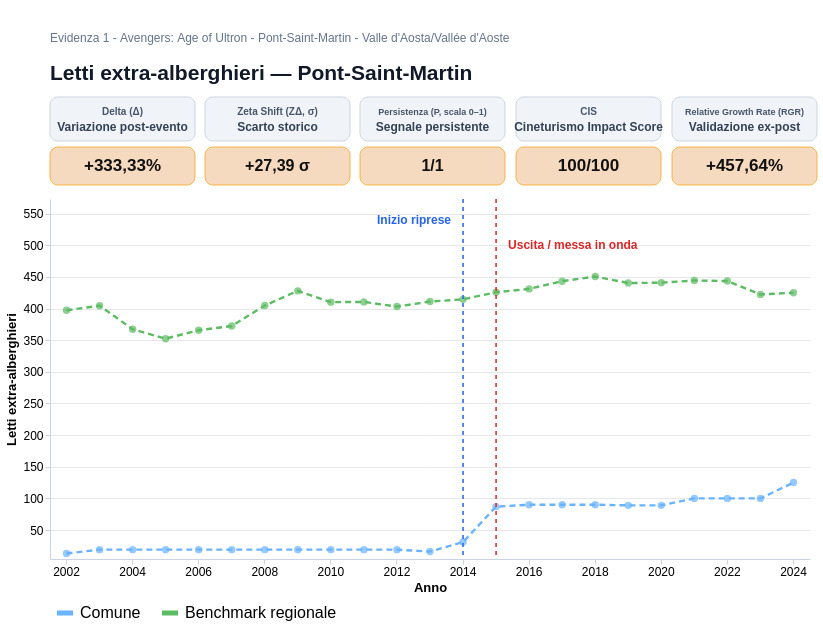

Vega-Lite specification stored for this chart:
### Vega-Lite specification from a JSON file in a GitHub repository (floating-point values rounded to 4 significant figures)
{"$schema": "https://vega.github.io/schema/vega-lite/v5.json", "background": "white", "spacing": 12, "vconcat": [{"width": 760, "height": 58, "layer": [{"data": {"values": [{"x": 0, "y": 0, "text": "Letti extra-alberghieri — Pont-Saint-Martin"}]}, "mark": {"type": "text", "align": "left", "baseline": "top", "limit": 735, "fontSize": 21, "fontWeight": "bold", "color": "#111827"}, "encoding": {"x": {"field": "x", "type": "quantitative", "axis": null, "scale": {"domain": [0, 760]}}, "y": {"field": "y", "type": "quantitative", "axis": null, "scale": {"domain": [0, 58]}}, "text": {"field": "text"}}}, {"data": {"values": [{"x": 0, "y": 30, "text": "Evidenza 1 - Avengers: Age of Ultron - Pont-Saint-Martin - Valle d'Aosta/Vallée d'Aoste"}]}, "mark": {"type": "text", "align": "left", "baseline": "top", "limit": 740, "fontSize": 12, "color": "#64748B"}, "encoding": {"x": {"field": "x", "type": "quantitative", "axis": null, "scale": {"domain": [0, 760]}}, "y": {"field": "y", "type": "quantitative", "axis": null, "scale": {"domain": [0, 58]}}, "text": {"field": "text"}}}]}, {"hconcat": [{"vconcat": [{"width": 145, "height": 44, "layer": [{"data": {"values": [{"tip": "Delta (Δ): variazione percentuale tra il valore comunale immediatamente precedente allo shock (T−1=2013) e la media osservata nel triennio di impatto T0→T+2 (2014→2016). Formula: (media post − T−1)/|T−1|."}]}, "mark": {"type": "rect", "cornerRadius": 8, "fill": "#F0F4F8", "stroke": "#CBD5E1", "strokeWidth": 1}, "encoding": {"x": {"value": 0}, "x2": {"value": 145}, "y": {"value": 0}, "y2": {"value": 44}, "tooltip": [{"field": "tip", "type": "nominal", "title": "Delta (Δ)"}]}}, {"data": {"values": [{"x": 72.5, "y": 14, "text": "Variazione post-evento"}]}, "mark": {"type": "text", "align": "center", "baseline": "middle", "fontSize": 12, "fontWeight": "bold", "color": "#334155"}, "encoding": {"x": {"field": "x", "type": "quantitative", "axis": null, "scale": {"domain": [0, 145]}}, "y": {"field": "y", "type": "quantitative", "axis": null, "scale": {"domain": [0, 44]}}, "text": {"field": "text"}}}, {"data": {"values": [{"x": 72.5, "y": 29, "text": "Delta (Δ)"}]}, "mark": {"type": "text", "align": "center", "baseline": "middle", "fontSize": 10, "fontWeight": "bold", "color": "#475569"}, "encoding": {"x": {"field": "x", "type": "quantitative", "axis": null, "scale": {"domain": [0, 145]}}, "y": {"field": "y", "type": "quantitative", "axis": null, "scale": {"domain": [0, 44]}}, "text": {"field": "text"}}}]}, {"width": 145, "height": 38, "layer": [{"data": {"values": [{"tip": "Delta (Δ): variazione percentuale tra il valore comunale immediatamente precedente allo shock (T−1=2013) e la media osservata nel triennio di impatto T0→T+2 (2014→2016). Formula: (media post − T−1)/|T−1|."}]}, "mark": {"type": "rect", "cornerRadius": 8, "fill": "#F6D6B8", "stroke": "#F59E0B", "strokeWidth": 0.8, "opacity": 0.9}, "encoding": {"x": {"value": 0}, "x2": {"value": 145}, "y": {"value": 0}, "y2": {"value": 38}, "tooltip": [{"field": "tip", "type": "nominal", "title": "Delta (Δ)"}]}}, {"data": {"values": [{"x": 72.5, "y": 19, "text": "+333,33%"}]}, "mark": {"type": "text", "align": "center", "baseline": "middle", "fontSize": 17, "fontWeight": "bold", "color": "#111111"}, "encoding": {"x": {"field": "x", "type": "quantitative", "axis": null, "scale": {"domain": [0, 145]}}, "y": {"field": "y", "type": "quantitative", "axis": null, "scale": {"domain": [0, 38]}}, "text": {"field": "text"}}}]}], "spacing": 4}, {"vconcat": [{"width": 145, "height": 44, "layer": [{"data": {"values": [{"tip": "Zeta Shift (ZΔ): Z-Score dello scostamento tra la media di impatto T0→T+2 e la baseline storica 2002→2013 (n=12). È espresso in σ e misura l'eccezionalità statistica dello shock locale rispetto alla variabilità pre-evento."}]}, "mark": {"type": "rect", "cornerRadius": 8, "fill": "#F0F4F8", "stroke": "#CBD5E1", "strokeWidth": 1}, "encoding": {"x": {"value": 0}, "x2": {"value": 145}, "y": {"value": 0}, "y2": {"value": 44}, "tooltip": [{"field": "tip", "type": "nominal", "title": "Zeta Shift (ZΔ)"}]}}, {"data": {"values": [{"x": 72.5, "y": 14, "text": "Scarto storico"}]}, "mark": {"type": "text", "align": "center", "baseline": "middle", "fontSize": 12, "fontWeight": "bold", "color": "#334155"}, "encoding": {"x": {"field": "x", "type": "quantitative", "axis": null, "scale": {"domain": [0, 145]}}, "y": {"field": "y", "type": "quantitative", "axis": null, "scale": {"domain": [0, 44]}}, "text": {"field": "text"}}}, {"data": {"values": [{"x": 72.5, "y": 29, "text": "Zeta Shift (ZΔ, σ)"}]}, "mark": {"type": "text", "align": "center", "baseline": "middle", "fontSize": 10, "fontWeight": "bold", "color": "#475569"}, "encoding": {"x": {"field": "x", "type": "quantitative", "axis": null, "scale": {"domain": [0, 145]}}, "y": {"field": "y", "type": "quantitative", "axis": null, "scale": {"domain": [0, 44]}}, "text": {"field": "text"}}}]}, {"width": 145, "height": 38, "layer": [{"data": {"values": [{"tip": "Zeta Shift (ZΔ): Z-Score dello scostamento tra la media di impatto T0→T+2 e la baseline storica 2002→2013 (n=12). È espresso in σ e misura l'eccezionalità statistica dello shock locale rispetto alla variabilità pre-evento."}]}, "mark": {"type": "rect", "cornerRadius": 8, "fill": "#F6D6B8", "stroke": "#F59E0B", "strokeWidth": 0.8, "opacity": 0.9}, "encoding": {"x": {"value": 0}, "x2": {"value": 145}, "y": {"value": 0}, "y2": {"value": 38}, "tooltip": [{"field": "tip", "type": "nominal", "title": "Zeta Shift (ZΔ)"}]}}, {"data": {"values": [{"x": 72.5, "y": 19, "text": "+27,39 σ"}]}, "mark": {"type": "text", "align": "center", "baseline": "middle", "fontSize": 16, "fontWeight": "bold", "color": "#111111"}, "encoding": {"x": {"field": "x", "type": "quantitative", "axis": null, "scale": {"domain": [0, 145]}}, "y": {"field": "y", "type": "quantitative", "axis": null, "scale": {"domain": [0, 38]}}, "text": {"field": "text"}}}]}], "spacing": 4}, {"vconcat": [{"width": 145, "height": 44, "layer": [{"data": {"values": [{"tip": "Persistenza (P): quota dei tre anni T0→T+2 in cui il valore comunale resta superiore alla media della baseline storica T_min→T−1. Scala 0–1: 1 indica tenuta positiva in tutti e tre gli anni."}]}, "mark": {"type": "rect", "cornerRadius": 8, "fill": "#F0F4F8", "stroke": "#CBD5E1", "strokeWidth": 1}, "encoding": {"x": {"value": 0}, "x2": {"value": 145}, "y": {"value": 0}, "y2": {"value": 44}, "tooltip": [{"field": "tip", "type": "nominal", "title": "Persistenza (P)"}]}}, {"data": {"values": [{"x": 72.5, "y": 14, "text": "Segnale persistente"}]}, "mark": {"type": "text", "align": "center", "baseline": "middle", "fontSize": 12, "fontWeight": "bold", "color": "#334155"}, "encoding": {"x": {"field": "x", "type": "quantitative", "axis": null, "scale": {"domain": [0, 145]}}, "y": {"field": "y", "type": "quantitative", "axis": null, "scale": {"domain": [0, 44]}}, "text": {"field": "text"}}}, {"data": {"values": [{"x": 72.5, "y": 29, "text": "Persistenza (P, scala 0–1)"}]}, "mark": {"type": "text", "align": "center", "baseline": "middle", "fontSize": 9, "fontWeight": "bold", "color": "#475569"}, "encoding": {"x": {"field": "x", "type": "quantitative", "axis": null, "scale": {"domain": [0, 145]}}, "y": {"field": "y", "type": "quantitative", "axis": null, "scale": {"domain": [0, 44]}}, "text": {"field": "text"}}}]}, {"width": 145, "height": 38, "layer": [{"data": {"values": [{"tip": "Persistenza (P): quota dei tre anni T0→T+2 in cui il valore comunale resta superiore alla media della baseline storica T_min→T−1. Scala 0–1: 1 indica tenuta positiva in tutti e tre gli anni."}]}, "mark": {"type": "rect", "cornerRadius": 8, "fill": "#F6D6B8", "stroke": "#F59E0B", "strokeWidth": 0.8, "opacity": 0.9}, "encoding": {"x": {"value": 0}, "x2": {"value": 145}, "y": {"value": 0}, "y2": {"value": 38}, "tooltip": [{"field": "tip", "type": "nominal", "title": "Persistenza (P)"}]}}, {"data": {"values": [{"x": 72.5, "y": 19, "text": "1/1"}]}, "mark": {"type": "text", "align": "center", "baseline": "middle", "fontSize": 16, "fontWeight": "bold", "color": "#111111"}, "encoding": {"x": {"field": "x", "type": "quantitative", "axis": null, "scale": {"domain": [0, 145]}}, "y": {"field": "y", "type": "quantitative", "axis": null, "scale": {"domain": [0, 38]}}, "text": {"field": "text"}}}]}], "spacing": 4}, {"vconcat": [{"width": 145, "height": 44, "layer": [{"data": {"values": [{"tip": "CIS: indice composito endogeno su scala 0–100. Combina le componenti normalizzate di Delta, Zeta Shift e Persistenza con pesi standard pari al 45%, 35% e 20%. Il cap teorico è 100/100."}]}, "mark": {"type": "rect", "cornerRadius": 8, "fill": "#F0F4F8", "stroke": "#CBD5E1", "strokeWidth": 1}, "encoding": {"x": {"value": 0}, "x2": {"value": 145}, "y": {"value": 0}, "y2": {"value": 44}, "tooltip": [{"field": "tip", "type": "nominal", "title": "CIS"}]}}, {"data": {"values": [{"x": 72.5, "y": 14, "text": "Cineturismo Impact Score"}]}, "mark": {"type": "text", "align": "center", "baseline": "middle", "fontSize": 12, "fontWeight": "bold", "color": "#334155"}, "encoding": {"x": {"field": "x", "type": "quantitative", "axis": null, "scale": {"domain": [0, 145]}}, "y": {"field": "y", "type": "quantitative", "axis": null, "scale": {"domain": [0, 44]}}, "text": {"field": "text"}}}, {"data": {"values": [{"x": 72.5, "y": 29, "text": "CIS"}]}, "mark": {"type": "text", "align": "center", "baseline": "middle", "fontSize": 10, "fontWeight": "bold", "color": "#475569"}, "encoding": {"x": {"field": "x", "type": "quantitative", "axis": null, "scale": {"domain": [0, 145]}}, "y": {"field": "y", "type": "quantitative", "axis": null, "scale": {"domain": [0, 44]}}, "text": {"field": "text"}}}]}, {"width": 145, "height": 38, "layer": [{"data": {"values": [{"tip": "CIS: indice composito endogeno su scala 0–100. Combina le componenti normalizzate di Delta, Zeta Shift e Persistenza con pesi standard pari al 45%, 35% e 20%. Il cap teorico è 100/100."}]}, "mark": {"type": "rect", "cornerRadius": 8, "fill": "#F6D6B8", "stroke": "#F59E0B", "strokeWidth": 0.8, "opacity": 0.9}, "encoding": {"x": {"value": 0}, "x2": {"value": 145}, "y": {"value": 0}, "y2": {"value": 38}, "tooltip": [{"field": "tip", "type": "nominal", "title": "CIS"}]}}, {"data": {"values": [{"x": 72.5, "y": 19, "text": "100/100"}]}, "mark": {"type": "text", "align": "center", "baseline": "middle", "fontSize": 17, "fontWeight": "bold", "color": "#111111"}, "encoding": {"x": {"field": "x", "type": "quantitative", "axis": null, "scale": {"domain": [0, 145]}}, "y": {"field": "y", "type": "quantitative", "axis": null, "scale": {"domain": [0, 38]}}, "text": {"field": "text"}}}]}], "spacing": 4}, {"vconcat": [{"width": 145, "height": 44, "layer": [{"data": {"values": [{"tip": "Relative Growth Rate (RGR): KPI esogeno di validazione. Confronta la crescita del Comune con quella del benchmark regionale nella finestra standard T−1→T+2 (2013→2016), isolando il segnale locale dai macro-trend territoriali."}]}, "mark": {"type": "rect", "cornerRadius": 8, "fill": "#F0F4F8", "stroke": "#CBD5E1", "strokeWidth": 1}, "encoding": {"x": {"value": 0}, "x2": {"value": 145}, "y": {"value": 0}, "y2": {"value": 44}, "tooltip": [{"field": "tip", "type": "nominal", "title": "Relative Growth Rate (RGR)"}]}}, {"data": {"values": [{"x": 72.5, "y": 14, "text": "Validazione ex-post"}]}, "mark": {"type": "text", "align": "center", "baseline": "middle", "fontSize": 12, "fontWeight": "bold", "color": "#334155"}, "encoding": {"x": {"field": "x", "type": "quantitative", "axis": null, "scale": {"domain": [0, 145]}}, "y": {"field": "y", "type": "quantitative", "axis": null, "scale": {"domain": [0, 44]}}, "text": {"field": "text"}}}, {"data": {"values": [{"x": 72.5, "y": 29, "text": "Relative Growth Rate (RGR)"}]}, "mark": {"type": "text", "align": "center", "baseline": "middle", "fontSize": 9, "fontWeight": "bold", "color": "#475569"}, "encoding": {"x": {"field": "x", "type": "quantitative", "axis": null, "scale": {"domain": [0, 145]}}, "y": {"field": "y", "type": "quantitative", "axis": null, "scale": {"domain": [0, 44]}}, "text": {"field": "text"}}}]}, {"width": 145, "height": 38, "layer": [{"data": {"values": [{"tip": "Relative Growth Rate (RGR): KPI esogeno di validazione. Confronta la crescita del Comune con quella del benchmark regionale nella finestra standard T−1→T+2 (2013→2016), isolando il segnale locale dai macro-trend territoriali."}]}, "mark": {"type": "rect", "cornerRadius": 8, "fill": "#F6D6B8", "stroke": "#F59E0B", "strokeWidth": 0.8, "opacity": 0.9}, "encoding": {"x": {"value": 0}, "x2": {"value": 145}, "y": {"value": 0}, "y2": {"value": 38}, "tooltip": [{"field": "tip", "type": "nominal", "title": "Relative Growth Rate (RGR)"}]}}, {"data": {"values": [{"x": 72.5, "y": 19, "text": "+457,64%"}]}, "mark": {"type": "text", "align": "center", "baseline": "middle", "fontSize": 17, "fontWeight": "bold", "color": "#111111"}, "encoding": {"x": {"field": "x", "type": "quantitative", "axis": null, "scale": {"domain": [0, 145]}}, "y": {"field": "y", "type": "quantitative", "axis": null, "scale": {"domain": [0, 38]}}, "text": {"field": "text"}}}]}], "spacing": 4}], "spacing": 8}, {"width": 760, "height": 360, "layer": [{"data": {"values": [{"Anno": 2002, "Serie": "Comune", "Valore": 13, "Interpolato": "NO"}, {"Anno": 2002, "Serie": "Benchmark regionale", "Valore": 397.2, "Interpolato": "NO"}, {"Anno": 2003, "Serie": "Comune", "Valore": 19, "Interpolato": "NO"}, {"Anno": 2003, "Serie": "Benchmark regionale", "Valore": 404.5, "Interpolato": "NO"}, {"Anno": 2004, "Serie": "Comune", "Valore": 19, "Interpolato": "NO"}, {"Anno": 2004, "Serie": "Benchmark regionale", "Valore": 367.3, "Interpolato": "NO"}, {"Anno": 2005, "Serie": "Comune", "Valore": 19, "Interpolato": "NO"}, {"Anno": 2005, "Serie": "Benchmark regionale", "Valore": 352.4, "Interpolato": "NO"}, {"Anno": 2006, "Serie": "Comune", "Valore": 19, "Interpolato": "NO"}, {"Anno": 2006, "Serie": "Benchmark regionale", "Valore": 365.7, "Interpolato": "NO"}, {"Anno": 2007, "Serie": "Comune", "Valore": 19, "Interpolato": "NO"}, {"Anno": 2007, "Serie": "Benchmark regionale", "Valore": 372.4, "Interpolato": "NO"}, {"Anno": 2008, "Serie": "Comune", "Valore": 19, "Interpolato": "NO"}, {"Anno": 2008, "Serie": "Benchmark regionale", "Valore": 404.8, "Interpolato": "NO"}, {"Anno": 2009, "Serie": "Comune", "Valore": 19, "Interpolato": "NO"}, {"Anno": 2009, "Serie": "Benchmark regionale", "Valore": 427.9, "Interpolato": "NO"}, {"Anno": 2010, "Serie": "Comune", "Valore": 19, "Interpolato": "NO"}, {"Anno": 2010, "Serie": "Benchmark regionale", "Valore": 410.0, "Interpolato": "NO"}, {"Anno": 2011, "Serie": "Comune", "Valore": 19, "Interpolato": "NO"}, {"Anno": 2011, "Serie": "Benchmark regionale", "Valore": 410.4, "Interpolato": "NO"}, {"Anno": 2012, "Serie": "Comune", "Valore": 19, "Interpolato": "NO"}, {"Anno": 2012, "Serie": "Benchmark regionale", "Valore": 403.1, "Interpolato": "NO"}, {"Anno": 2013, "Serie": "Comune", "Valore": 16, "Interpolato": "NO"}, {"Anno": 2013, "Serie": "Benchmark regionale", "Valore": 411.0, "Interpolato": "NO"}, {"Anno": 2014, "Serie": "Comune", "Valore": 31, "Interpolato": "NO"}, {"Anno": 2014, "Serie": "Benchmark regionale", "Valore": 414.5, "Interpolato": "NO"}, {"Anno": 2015, "Serie": "Comune", "Valore": 87, "Interpolato": "NO"}, {"Anno": 2015, "Serie": "Benchmark regionale", "Valore": 425.7, "Interpolato": "NO"}, {"Anno": 2016, "Serie": "Comune", "Valore": 90, "Interpolato": "NO"}, {"Anno": 2016, "Serie": "Benchmark regionale", "Valore": 431, "Interpolato": "NO"}, {"Anno": 2017, "Serie": "Comune", "Valore": 90, "Interpolato": "NO"}, {"Anno": 2017, "Serie": "Benchmark regionale", "Valore": 443.2, "Interpolato": "NO"}, {"Anno": 2018, "Serie": "Comune", "Valore": 90, "Interpolato": "NO"}, {"Anno": 2018, "Serie": "Benchmark regionale", "Valore": 450.5, "Interpolato": "NO"}, {"Anno": 2019, "Serie": "Comune", "Valore": 89, "Interpolato": "NO"}, {"Anno": 2019, "Serie": "Benchmark regionale", "Valore": 440.2, "Interpolato": "NO"}, {"Anno": 2020, "Serie": "Comune", "Valore": 89, "Interpolato": "NO"}, {"Anno": 2020, "Serie": "Benchmark regionale", "Valore": 440.8, "Interpolato": "NO"}, {"Anno": 2021, "Serie": "Comune", "Valore": 100, "Interpolato": "NO"}, {"Anno": 2021, "Serie": "Benchmark regionale", "Valore": 444.1, "Interpolato": "NO"}, {"Anno": 2022, "Serie": "Comune", "Valore": 100, "Interpolato": "NO"}, {"Anno": 2022, "Serie": "Benchmark regionale", "Valore": 443.4, "Interpolato": "NO"}, {"Anno": 2023, "Serie": "Comune", "Valore": 100, "Interpolato": "NO"}, {"Anno": 2023, "Serie": "Benchmark regionale", "Valore": 422.1, "Interpolato": "NO"}, {"Anno": 2024, "Serie": "Comune", "Valore": 125, "Interpolato": "NO"}, {"Anno": 2024, "Serie": "Benchmark regionale", "Valore": 425.0, "Interpolato": "NO"}]}, "mark": {"type": "line", "strokeWidth": 2.4, "strokeDash": [6, 4]}, "encoding": {"x": {"field": "Anno", "type": "ordinal", "sort": [2002, 2003, 2004, 2005, 2006, 2007, 2008, 2009, 2010, 2011, 2012, 2013, 2014, 2015, 2016, 2017, 2018, 2019, 2020, 2021, 2022, 2023, 2024], "axis": {"title": "Anno", "values": [2002, 2004, 2006, 2008, 2010, 2012, 2014, 2016, 2018, 2020, 2022, 2024], "labelAngle": 0, "labelFontSize": 12, "titleFontSize": 13}}, "y": {"field": "Valore", "type": "quantitative", "scale": {"domain": [4.25, 573.0]}, "axis": {"title": "Letti extra-alberghieri", "labelFontSize": 12, "titleFontSize": 13, "format": ",.0f"}}, "color": {"field": "Serie", "type": "nominal", "scale": {"domain": ["Comune", "Benchmark regionale"], "range": ["#69B3FF", "#5DBB63"]}, "legend": {"orient": "bottom", "title": null, "labelFontSize": 16, "symbolSize": 260, "direction": "horizontal", "columns": 2, "symbolStrokeWidth": 5, "offset": 4, "padding": 4, "labelLimit": 320}}, "detail": {"field": "Serie"}}}, {"data": {"values": [{"Anno": 2002, "Serie": "Comune", "Valore": 13, "Interpolato": "NO"}, {"Anno": 2002, "Serie": "Benchmark regionale", "Valore": 397.2, "Interpolato": "NO"}, {"Anno": 2003, "Serie": "Comune", "Valore": 19, "Interpolato": "NO"}, {"Anno": 2003, "Serie": "Benchmark regionale", "Valore": 404.5, "Interpolato": "NO"}, {"Anno": 2004, "Serie": "Comune", "Valore": 19, "Interpolato": "NO"}, {"Anno": 2004, "Serie": "Benchmark regionale", "Valore": 367.3, "Interpolato": "NO"}, {"Anno": 2005, "Serie": "Comune", "Valore": 19, "Interpolato": "NO"}, {"Anno": 2005, "Serie": "Benchmark regionale", "Valore": 352.4, "Interpolato": "NO"}, {"Anno": 2006, "Serie": "Comune", "Valore": 19, "Interpolato": "NO"}, {"Anno": 2006, "Serie": "Benchmark regionale", "Valore": 365.7, "Interpolato": "NO"}, {"Anno": 2007, "Serie": "Comune", "Valore": 19, "Interpolato": "NO"}, {"Anno": 2007, "Serie": "Benchmark regionale", "Valore": 372.4, "Interpolato": "NO"}, {"Anno": 2008, "Serie": "Comune", "Valore": 19, "Interpolato": "NO"}, {"Anno": 2008, "Serie": "Benchmark regionale", "Valore": 404.8, "Interpolato": "NO"}, {"Anno": 2009, "Serie": "Comune", "Valore": 19, "Interpolato": "NO"}, {"Anno": 2009, "Serie": "Benchmark regionale", "Valore": 427.9, "Interpolato": "NO"}, {"Anno": 2010, "Serie": "Comune", "Valore": 19, "Interpolato": "NO"}, {"Anno": 2010, "Serie": "Benchmark regionale", "Valore": 410.0, "Interpolato": "NO"}, {"Anno": 2011, "Serie": "Comune", "Valore": 19, "Interpolato": "NO"}, {"Anno": 2011, "Serie": "Benchmark regionale", "Valore": 410.4, "Interpolato": "NO"}, {"Anno": 2012, "Serie": "Comune", "Valore": 19, "Interpolato": "NO"}, {"Anno": 2012, "Serie": "Benchmark regionale", "Valore": 403.1, "Interpolato": "NO"}, {"Anno": 2013, "Serie": "Comune", "Valore": 16, "Interpolato": "NO"}, {"Anno": 2013, "Serie": "Benchmark regionale", "Valore": 411.0, "Interpolato": "NO"}, {"Anno": 2014, "Serie": "Comune", "Valore": 31, "Interpolato": "NO"}, {"Anno": 2014, "Serie": "Benchmark regionale", "Valore": 414.5, "Interpolato": "NO"}, {"Anno": 2015, "Serie": "Comune", "Valore": 87, "Interpolato": "NO"}, {"Anno": 2015, "Serie": "Benchmark regionale", "Valore": 425.7, "Interpolato": "NO"}, {"Anno": 2016, "Serie": "Comune", "Valore": 90, "Interpolato": "NO"}, {"Anno": 2016, "Serie": "Benchmark regionale", "Valore": 431, "Interpolato": "NO"}, {"Anno": 2017, "Serie": "Comune", "Valore": 90, "Interpolato": "NO"}, {"Anno": 2017, "Serie": "Benchmark regionale", "Valore": 443.2, "Interpolato": "NO"}, {"Anno": 2018, "Serie": "Comune", "Valore": 90, "Interpolato": "NO"}, {"Anno": 2018, "Serie": "Benchmark regionale", "Valore": 450.5, "Interpolato": "NO"}, {"Anno": 2019, "Serie": "Comune", "Valore": 89, "Interpolato": "NO"}, {"Anno": 2019, "Serie": "Benchmark regionale", "Valore": 440.2, "Interpolato": "NO"}, {"Anno": 2020, "Serie": "Comune", "Valore": 89, "Interpolato": "NO"}, {"Anno": 2020, "Serie": "Benchmark regionale", "Valore": 440.8, "Interpolato": "NO"}, {"Anno": 2021, "Serie": "Comune", "Valore": 100, "Interpolato": "NO"}, {"Anno": 2021, "Serie": "Benchmark regionale", "Valore": 444.1, "Interpolato": "NO"}, {"Anno": 2022, "Serie": "Comune", "Valore": 100, "Interpolato": "NO"}, {"Anno": 2022, "Serie": "Benchmark regionale", "Valore": 443.4, "Interpolato": "NO"}, {"Anno": 2023, "Serie": "Comune", "Valore": 100, "Interpolato": "NO"}, {"Anno": 2023, "Serie": "Benchmark regionale", "Valore": 422.1, "Interpolato": "NO"}, {"Anno": 2024, "Serie": "Comune", "Valore": 125, "Interpolato": "NO"}, {"Anno": 2024, "Serie": "Benchmark regionale", "Valore": 425.0, "Interpolato": "NO"}]}, "transform": [{"filter": "datum.Valore != null"}], "mark": {"type": "point", "filled": true, "size": 55}, "encoding": {"x": {"field": "Anno", "type": "ordinal", "sort": [2002, 2003, 2004, 2005, 2006, 2007, 2008, 2009, 2010, 2011, 2012, 2013, 2014, 2015, 2016, 2017, 2018, 2019, 2020, 2021, 2022, 2023, 2024]}, "y": {"field": "Valore", "type": "quantitative", "scale": {"domain": [4.25, 573.0]}}, "color": {"condition": {"test": "datum.Interpolato === 'SI'", "value": "#D1D5DB"}, "field": "Serie", "type": "nominal", "scale": {"domain": ["Comune", "Benchmark regionale"], "range": ["#69B3FF", "#5DBB63"]}, "legend": null}, "tooltip": [{"field": "Serie", "type": "nominal", "title": "Serie"}, {"field": "Anno", "type": "ordinal", "title": "Anno"}, {"field": "Valore", "type": "quantitative", "title": "Valore", "format": ",.0f"}, {"field": "Interpolato", "type": "nominal", "title": "Interpolato"}]}}, {"data": {"values": [{"Anno": 2014}]}, "mark": {"type": "rule", "stroke": "#2563EB", "strokeDash": [4, 4], "strokeWidth": 1.5}, "encoding": {"x": {"field": "Anno", "type": "ordinal", "sort": [2002, 2003, 2004, 2005, 2006, 2007, 2008, 2009, 2010, 2011, 2012, 2013, 2014, 2015, 2016, 2017, 2018, 2019, 2020, 2021, 2022, 2023, 2024]}}}, {"data": {"values": [{"Anno": 2014, "Val": 540.2, "Lab": "Inizio riprese"}]}, "mark": {"type": "text", "angle": 0, "baseline": "middle", "align": "right", "dx": -12, "dy": 0, "fontSize": 12, "fontWeight": "bold", "color": "#2563EB"}, "encoding": {"x": {"field": "Anno", "type": "ordinal", "sort": [2002, 2003, 2004, 2005, 2006, 2007, 2008, 2009, 2010, 2011, 2012, 2013, 2014, 2015, 2016, 2017, 2018, 2019, 2020, 2021, 2022, 2023, 2024]}, "y": {"field": "Val", "type": "quantitative", "scale": {"domain": [4.25, 573.0]}}, "text": {"field": "Lab"}}}, {"data": {"values": [{"Anno": 2015}]}, "mark": {"type": "rule", "stroke": "#DC2626", "strokeDash": [4, 4], "strokeWidth": 1.5}, "encoding": {"x": {"field": "Anno", "type": "ordinal", "sort": [2002, 2003, 2004, 2005, 2006, 2007, 2008, 2009, 2010, 2011, 2012, 2013, 2014, 2015, 2016, 2017, 2018, 2019, 2020, 2021, 2022, 2023, 2024]}}}, {"data": {"values": [{"Anno": 2015, "Val": 500.8, "Lab": "Uscita / messa in onda"}]}, "mark": {"type": "text", "angle": 0, "baseline": "middle", "align": "left", "dx": 12, "dy": 0, "fontSize": 12, "fontWeight": "bold", "color": "#DC2626"}, "encoding": {"x": {"field": "Anno", "type": "ordinal", "sort": [2002, 2003, 2004, 2005, 2006, 2007, 2008, 2009, 2010, 2011, 2012, 2013, 2014, 2015, 2016, 2017, 2018, 2019, 2020, 2021, 2022, 2023, 2024]}, "y": {"field": "Val", "type": "quantitative", "scale": {"domain": [4.25, 573.0]}}, "text": {"field": "Lab"}}}], "resolve": {"scale": {"color": "shared"}}}], "config": {"view": {"stroke": null}, "axis": {"gridColor": "#E5E7EB", "tickColor": "#CBD5E1", "domainColor": "#CBD5E1"}}}
